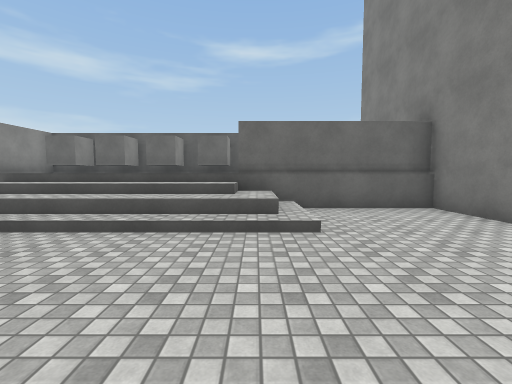
View 1 (above)

20 first-person views from a walk through a scene from a Unity 3-D project. The camera is 1.4 m above the floor, tilts 4° down and sees 90° across. The floor is counted in squares, 1.8 m on a side. Each view is taken from the middle of a square. On the plan, view 1 faces up. The plan holds only what a view shows up to about 10 squares ahead; the rest is blank. The place goes on beyond the plan. The player is left out. Surface patterns are stand-ins for the level's own textures.

View 2
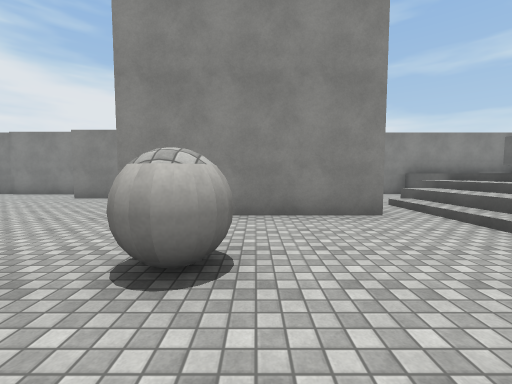

View 3
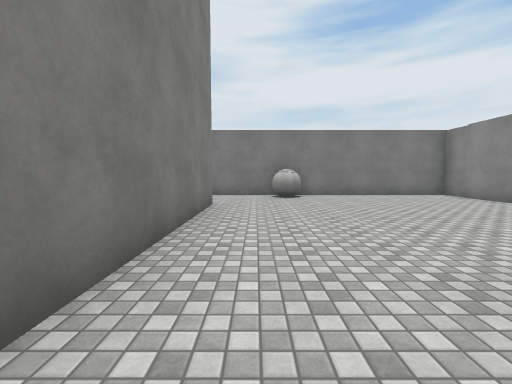

View 4
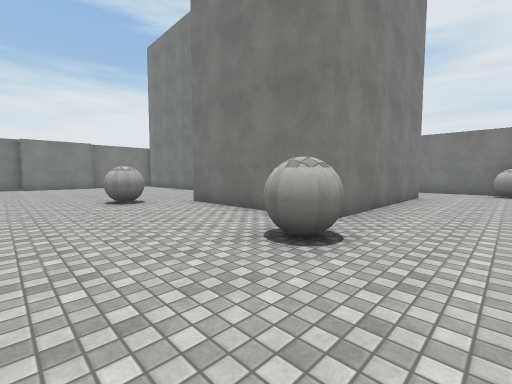

View 5
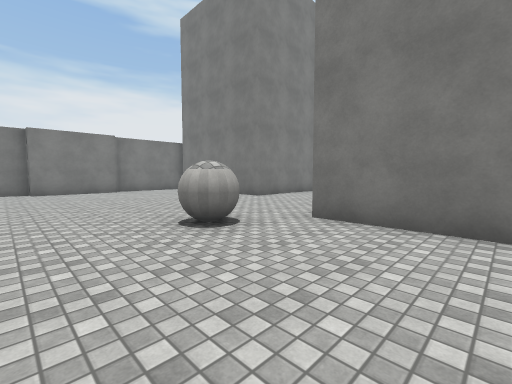

View 6
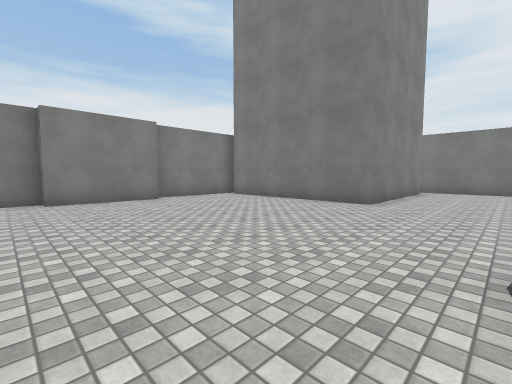

View 7
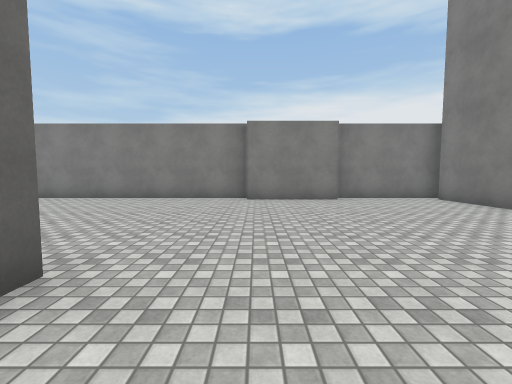

View 8
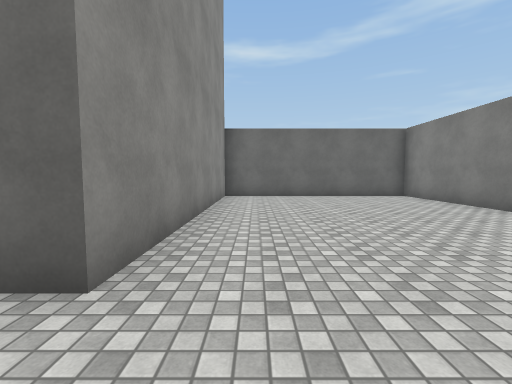

View 9
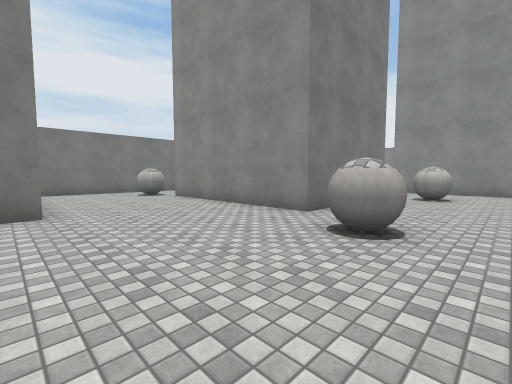

View 10
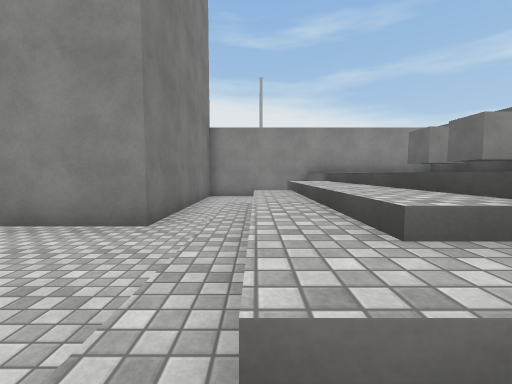

View 11
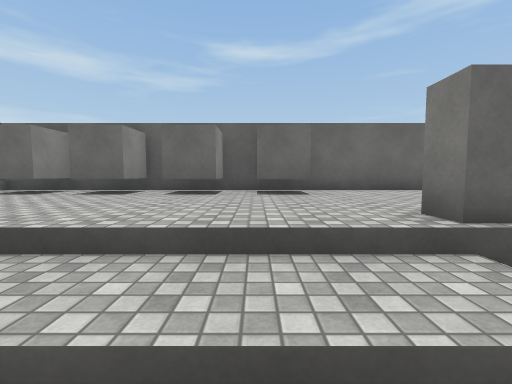

View 12
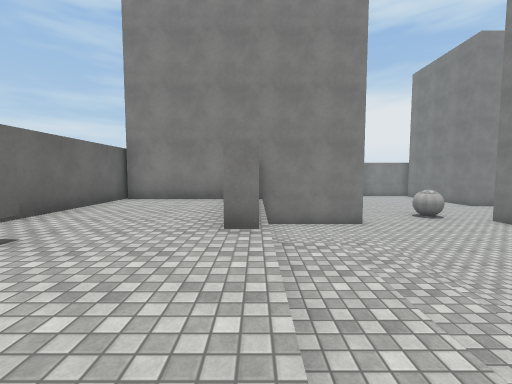

View 13
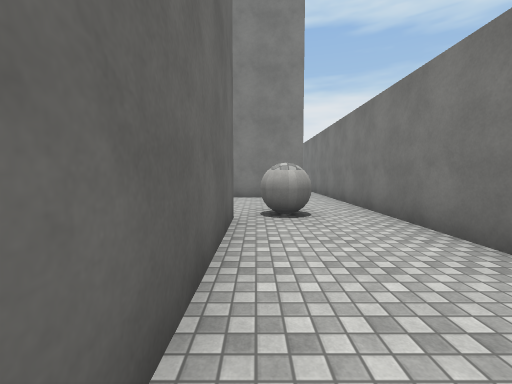

View 14
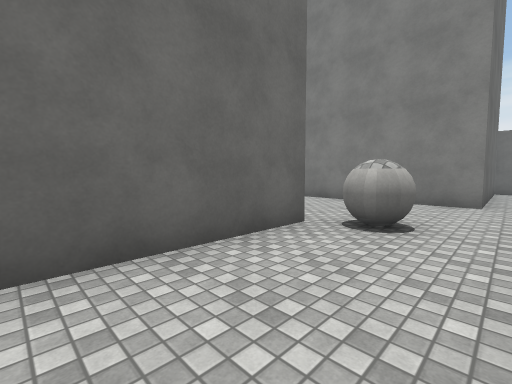

View 15
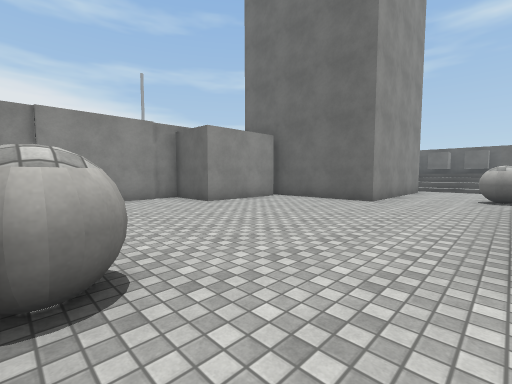

View 16
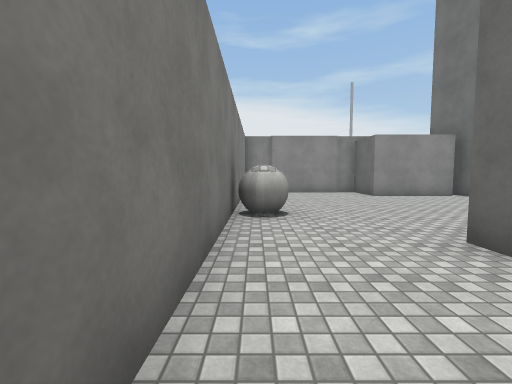

View 17
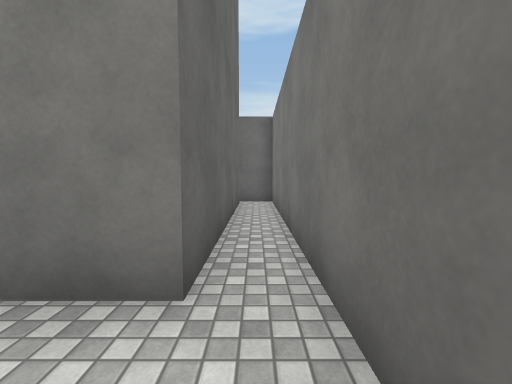

View 18
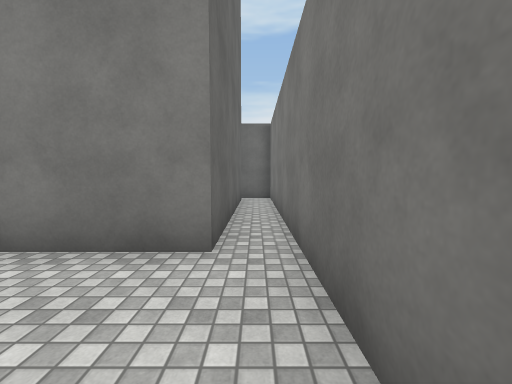

View 19
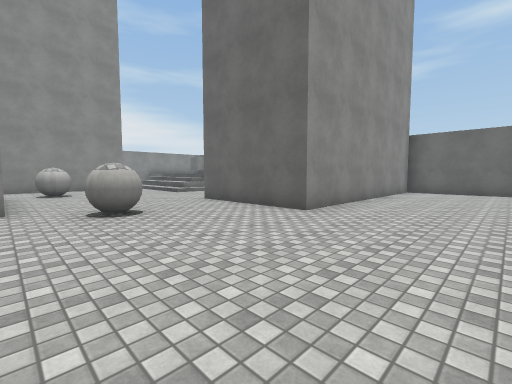

View 20
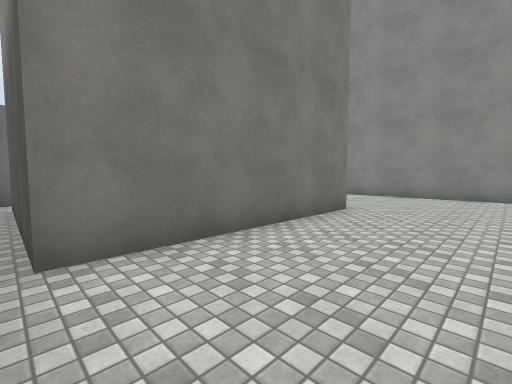

### Floor plan
Key: @ floor where view 1 was taken; # wall or solid block; . main floor; : floor 1.5 m higher than the main floor; / step, stairs or slope; = window, fence, low wall or low ledge; C cube; B ball.
Columns run from 8 left of view 1 to 15 right of it. Each row starts with its distance up from view 1.
 10 #############   ########
  9 #C:C:CCC::::#   #......#
  8 # ::::::::::#   #......#
  7 #  :::::::::#   #......#
  6 #///////#####   #......#
  5 #..///////..#   #......#
  4 #..=//////..#   #......#
  3 #...........#####......#
  2 ######.................#
  1      #................##
  0      #..@....B........#
 -1      #..B.............##
 -2  #####...####..........#
 -3  #.......#  #..........#
 -4  #.......#  #..........#
 -5 ##.......#  #....#####.#
 -6 #........#  #....#   #.
 -7 #........####....#   #.
 -8 #............B...#   #.
 -9 #............B...#####.
-10 #.....B................#
-11 ########################

Positions as (right, up) in squares from view 1, and headings:
1: (0, 0), facing up
2: (2, 0), facing left
3: (-1, -1), facing down
4: (-2, 2), facing down-right
5: (2, 2), facing down-right
6: (6, 2), facing down-right
7: (6, 1), facing right
8: (9, 1), facing up
9: (9, 1), facing down-left
10: (1, 4), facing left
11: (-2, 4), facing up
12: (-4, 6), facing right
13: (0, -8), facing right
14: (1, -10), facing up-right
15: (0, -10), facing up-left
16: (3, -10), facing left
17: (7, -10), facing right
18: (6, -10), facing right
19: (11, -2), facing up-left
20: (14, -2), facing down-left
